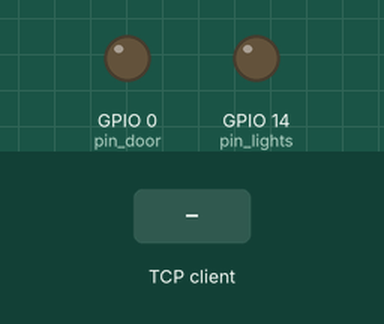
This program was run on a simulated ESP8266 board running MicroPython. On the bench: output pins drawn as LEDs (lit = HIGH). The inputs (shaded band) are chosen by the test bench. One TCP client connects 1 s after the port opens and stays connected; what the program prints to the serial console is not drawn.

Above: at 1.2 s.
1.3 s: the TCP client sends "I'm home"
At 2.1 s:
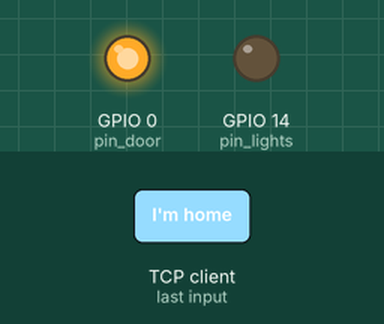
Timing chart, 0 to 33.8 s (numbered marks = the images above; inputs shaded):
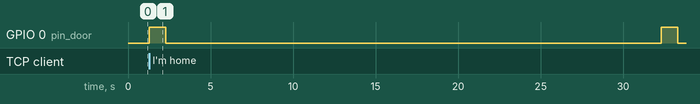

The program:

steward.py
```python
import time
import utime
import ubinascii
import machine
import socket
import esp
import gc

esp.osdebug(None)

client_id = ubinascii.hexlify(machine.unique_id())

pin_lights = machine.Pin(14, machine.Pin.OUT)  # pin 14/D5 for lights
pin_lights.off()
pin_door = machine.Pin(0, machine.Pin.OUT)  # pin 0/D3 for door
pin_door.off()


def door_on():
    pin_door.on()


def door_off():
    pin_door.off()


def action_door():
    pin_door.on()
    time.sleep(1)
    pin_door.off()
    print('door button pressed')


def action_lights():
    pin_lights.on()
    time.sleep(1)
    pin_lights.off()
    print('lights button pressed')


def socket_listen():
    cl, addr = sock.accept()
    print('client connected from', addr, cl)

    try:
        msg = cl.recv(1024)

        if msg == b"I'm home":
            cl.send('Going to ask Steward to open the door now.')
            action_door()
            # action_lights()
            utime.sleep(30)
            cl.send('Closing the door now.')
            action_door()
            # utime.sleep(30)
            # action_lights()
            # cl.send('Lights out.')

        elif msg == b"Click":
            cl.send('Steward will now click the button.')
            action_door()

    except Exception as e:
        cl.send(e)

    cl.close()
    gc.collect()


def restart_and_reconnect():
    print('Failed to connect to MQTT broker. Reconnecting...')
    time.sleep(10)
    machine.reset()


addr = socket.getaddrinfo('0.0.0.0', 80)[0][-1]
sock = socket.socket()
sock.bind(addr)
sock.listen(1)

print('listening on', addr)

while True:
    try:
        socket_listen()
    except OSError as e:
        restart_and_reconnect()
```

Measured:
- after the input at 1.3 s, GPIO 0 (pin_door): alternates HIGH for 1.0 s and LOW for 30.0 s, starting at once
